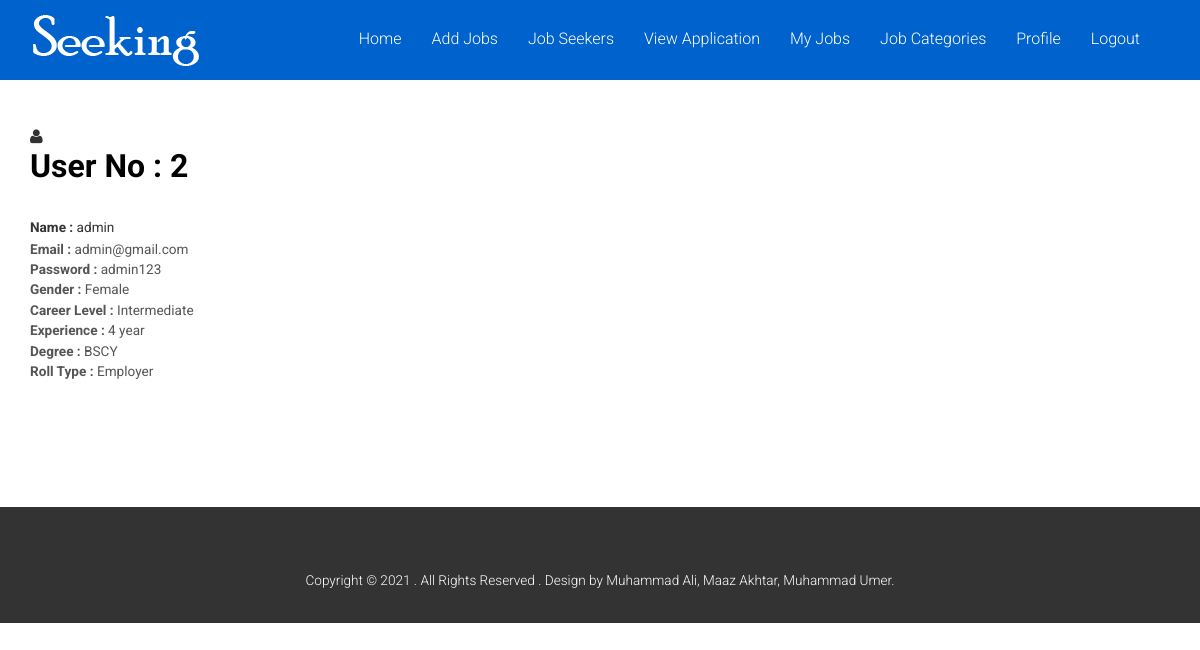
The page /profile.php (signed in) on the database its author committed.
### tables this page shows
CREATE TABLE `user` (
  `userid` int(11) NOT NULL,
  `name` varchar(50) NOT NULL,
  `email` varchar(50) NOT NULL,
  `password` varchar(50) NOT NULL,
  `gender` varchar(11) NOT NULL,
  `careerlevel` varchar(50) NOT NULL,
  `experience` varchar(50) NOT NULL,
  `Degree` varchar(50) NOT NULL,
  `rollid` int(11) NOT NULL
);

### profile.php (the view, shortened to what this page needs)
<!DOCTYPE html>
<html lang="en">
<head>
</head>
<body>
<?php include('header.php') ?>
<?php include('connection.php') ?>
<div class="container">
    <div class="row">
        <div class="box_1">
            <?php
                $userid=$_SESSION['userid'];
                $sql= "SELECT `userid`, `name`, `email`, `password`, `gender`, `careerlevel`, `experience`, `Degree`, `rollid`
                FROM `user`
                WHERE userid=$userid";
                $rs= mysqli_query($con,$sql);
                $userdata= mysqli_fetch_array($rs);
            ?>
            <div class="col-sm-12 icon-services">
                <br>
                <br>
                <div class="icon">
                    <i class="fa fa-user"></i>
                </div>
                <div class="icon-box-body">
                    <h3><b>User No : <?= $userdata['userid'] ?></b></h3>
                    <small><b>Name : </b><?= $userdata['name'] ?></small>
                    <p><b>Email : </b><?= $userdata['email'] ?></p>
                    <p><b>Password : </b><?= $userdata['password'] ?></p>
                    <p><b>Gender : </b><?= $userdata['gender'] ?></p>
                    <p><b>Career Level : </b><?= $userdata['careerlevel'] ?></p>
                    <p><b>Experience : </b><?= $userdata['experience'] ?></p>
                    <p><b>Degree : </b><?= $userdata['Degree'] ?></p>
                    <?php
                    if($userdata['rollid']==2){
                    ?>
                    <p><b>Roll Type : </b>Job Seeker</p>
                    <?php
                    }elseif($userdata['rollid']==1){
                    ?>
                    <p><b>Roll Type : </b>Employer</p>
                    <?php
                    }
                    ?>
                </div>
                    <br>
                    <br>
            </div>
            <div class="clearfix">
            </div>
        </div>
    </div>
</div>
<?php include('footer.php'); ?>
</body>
</html>

### css/style.css (style rules this page uses)
h4, h5, h6, h1, h2, h3 { margin-top: 0; }
p { margin: 0; }
html, body { font-family: 'Roboto', sans-serif; font-size: 100%; background:#fff; }
.box_1 { margin-bottom:5em; }
.box_2 h3, .box_1 h3, .box_3 h3 { color:#000; font-size:2em; margin-bottom:1em; font-weight: 400; }
.icon-box-body p { color:#555; font-size:0.85em; line-height:1.5em; }
.headings h1, h2,h3,h4,h5,h6 { font-weight:400; }

### rows shown on the page
user: userid "2", name "admin", email "admin@gmail.com", password "admin123", gender "Female", careerlevel "Intermediate", experience "4 year", Degree "BSCY"
